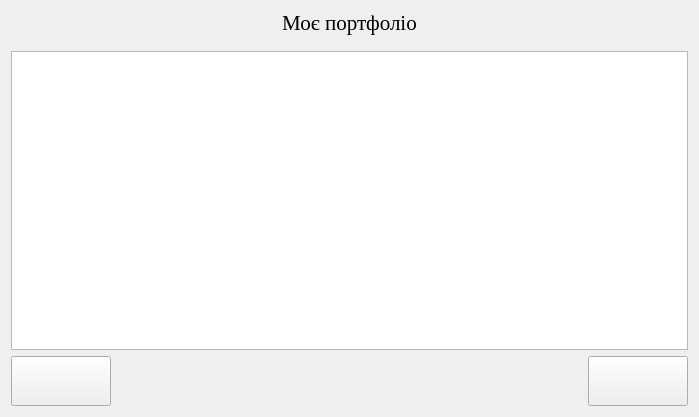
<?xml version="1.0" encoding="UTF-8"?>
<ui version="4.0">
 <class>PortfolioWindow</class>
 <widget class="QWidget" name="PortfolioWindow">
  <property name="geometry">
   <rect>
    <x>0</x>
    <y>0</y>
    <width>699</width>
    <height>417</height>
   </rect>
  </property>
  <property name="windowTitle">
   <string>Form</string>
  </property>
  <layout class="QGridLayout" name="gridLayout_2">
   <item row="0" column="0">
    <layout class="QGridLayout" name="gridLayout">
     <item row="0" column="0">
      <widget class="QLabel" name="label">
       <property name="font">
        <font>
         <family>Times New Roman</family>
         <pointsize>16</pointsize>
        </font>
       </property>
       <property name="text">
        <string>Моє портфоліо</string>
       </property>
       <property name="alignment">
        <set>Qt::AlignCenter</set>
       </property>
      </widget>
     </item>
     <item row="2" column="0">
      <layout class="QVBoxLayout" name="verticalLayout">
       <item>
        <widget class="QTableWidget" name="portfolioTableWidget"/>
       </item>
       <item>
        <layout class="QHBoxLayout" name="horizontalLayout">
         <item>
          <widget class="QPushButton" name="tradeWindow_button">
           <property name="sizePolicy">
            <sizepolicy hsizetype="Minimum" vsizetype="Fixed">
             <horstretch>0</horstretch>
             <verstretch>0</verstretch>
            </sizepolicy>
           </property>
           <property name="minimumSize">
            <size>
             <width>100</width>
             <height>50</height>
            </size>
           </property>
           <property name="text">
            <string/>
           </property>
           <property name="icon">
            <iconset>
             <normaloff>images/candlestick.png</normaloff>images/candlestick.png</iconset>
           </property>
           <property name="iconSize">
            <size>
             <width>40</width>
             <height>40</height>
            </size>
           </property>
          </widget>
         </item>
         <item>
          <spacer name="horizontalSpacer">
           <property name="orientation">
            <enum>Qt::Horizontal</enum>
           </property>
           <property name="sizeType">
            <enum>QSizePolicy::Expanding</enum>
           </property>
           <property name="sizeHint" stdset="0">
            <size>
             <width>40</width>
             <height>20</height>
            </size>
           </property>
          </spacer>
         </item>
         <item>
          <widget class="QPushButton" name="piechartWindow_button">
           <property name="minimumSize">
            <size>
             <width>100</width>
             <height>50</height>
            </size>
           </property>
           <property name="text">
            <string/>
           </property>
           <property name="icon">
            <iconset>
             <normaloff>images/chart.png</normaloff>images/chart.png</iconset>
           </property>
           <property name="iconSize">
            <size>
             <width>40</width>
             <height>40</height>
            </size>
           </property>
          </widget>
         </item>
        </layout>
       </item>
      </layout>
     </item>
     <item row="1" column="0">
      <spacer name="verticalSpacer">
       <property name="orientation">
        <enum>Qt::Vertical</enum>
       </property>
       <property name="sizeType">
        <enum>QSizePolicy::Ignored</enum>
       </property>
       <property name="sizeHint" stdset="0">
        <size>
         <width>20</width>
         <height>10</height>
        </size>
       </property>
      </spacer>
     </item>
    </layout>
   </item>
  </layout>
 </widget>
 <resources/>
 <connections/>
</ui>
